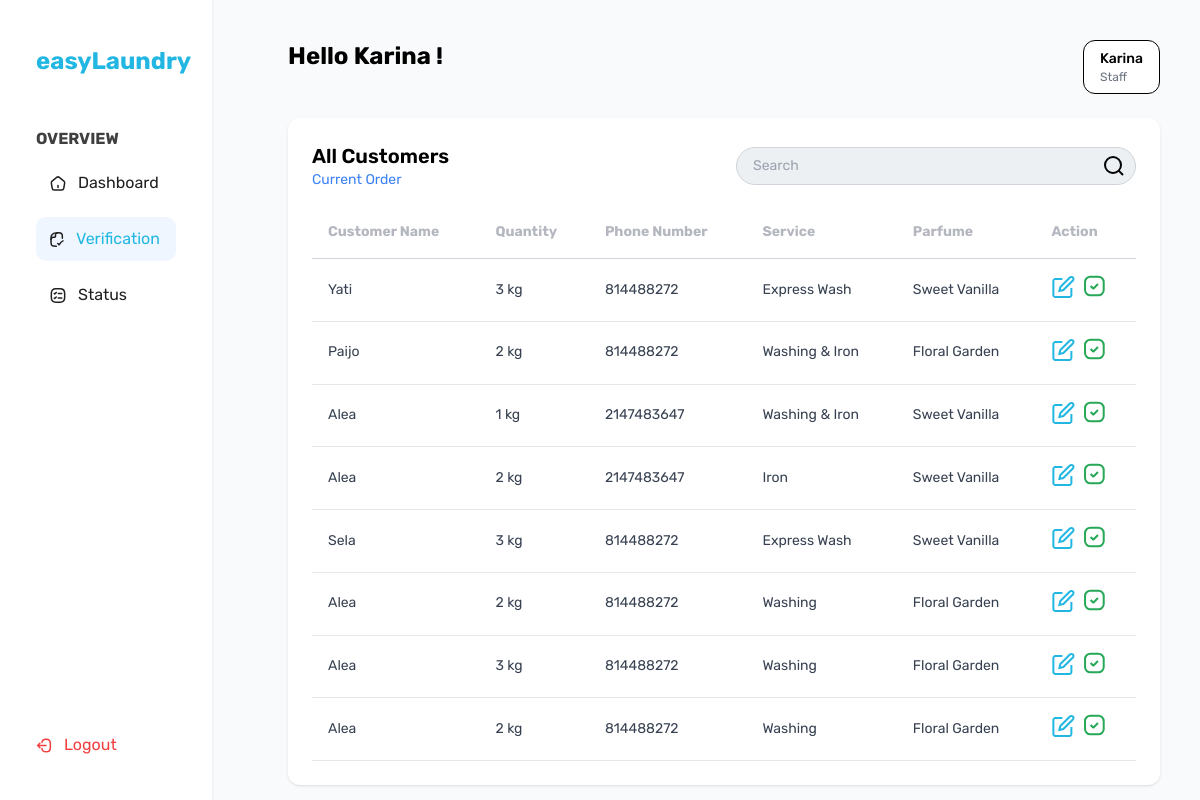
The app's page /karyawan/verifikasi.php (signed in) with its own data.
### tables this page shows
CREATE TABLE `karyawan` (
  `id` int(30) NOT NULL,
  `nama` varchar(50) NOT NULL,
  `email` varchar(30) NOT NULL,
  `password` varchar(10) NOT NULL
);

CREATE TABLE `pesanan` (
  `id` int(15) NOT NULL,
  `nama` varchar(100) NOT NULL,
  `layanan` varchar(30) NOT NULL,
  `berat` varchar(30) NOT NULL,
  `total_harga` int(50) NOT NULL,
  `no_telp` int(30) NOT NULL,
  `tgl` date NOT NULL,
  `parfum` varchar(50) NOT NULL,
  `pembayaran` enum('Unpaid','Paid','','') NOT NULL DEFAULT 'Unpaid',
  `status` enum('Process','Finished','','') NOT NULL DEFAULT 'Process',
  `id_pelanggan` int(11) DEFAULT NULL,
  `id_karyawan` int(11) DEFAULT NULL
);

### karyawan/verifikasi.php (the view, shortened to what this page needs)
<?php
include '../koneksi.php';
$nama = $_SESSION['nama'];
$queryKaryawan = mysqli_query($connect, "SELECT * FROM karyawan WHERE nama = '$nama'");
$karyawan = mysqli_fetch_assoc($queryKaryawan);
$queryPesanan = mysqli_query($connect, "SELECT * FROM pesanan WHERE status = 'Process'");
?>
<!DOCTYPE html>
<html lang="en">
<head>
  <script src="https://cdn.tailwindcss.com"></script>
</head>
<body class="flex bg-gray-50 min-h-screen">
  <?php include 'sidebarkaryawan.php'; ?>
  <main class="ml-[3%] w-[80%] max-h-screen overflow-y-auto p-10">
    <div class="flex justify-between items-start mb-6">
      <h1 class="text-2xl font-bold">Hello <?= htmlspecialchars($karyawan['nama']) ?> !</h1>
      <div class="bg-white px-4 py-2 text-right border border-black rounded-xl">
        <p class="text-sm font-medium text-left"><?= htmlspecialchars($karyawan['nama']) ?></p>
        <p class="text-xs text-gray-500 text-left">Staff</p>
      </div>
    </div>
    <section class="bg-white rounded-xl shadow p-6">
      <div class="flex justify-between items-center mb-4">
        <div>
          <h2 class="text-xl font-semibold">All Customers</h2>
          <p class="text-sm text-blue-500">Current Order</p>
        </div>
        <div class="relative">
          <input type="text" id="searchInput" placeholder="Search"
            class="pl-4 pr-10 py-2 w-[400px] text-sm rounded-full bg-[#ECF0F3] border border-gray-300 focus:outline-none focus:ring-2 focus:ring-blue-400" />
          <div class="absolute inset-y-0 right-3 flex items-center pointer-events-none">
          </div>
        </div>
      </div>
      <div class="overflow-x-auto">
        <table class="min-w-full text-sm" id="orderTable">
          <thead>
            <tr class="border-b border-gray-300 text-left text-[#B5B7C0] font-normal">
              <th class="py-4 px-4">Customer Name</th>
              <th class="py-4 px-4">Quantity</th>
              <th class="py-4 px-4">Phone Number</th>
              <th class="py-4 px-4">Service</th>
              <th class="py-4 px-4">Parfume</th>
              <th class="py-4 px-4">Action</th>
            </tr>
          </thead>
          <tbody class="text-gray-700">
            <?php while ($pesanan = mysqli_fetch_assoc($queryPesanan)) : ?>
              <tr class="border-b border-gray-200 leading-relaxed">
                <td class="py-4 px-4"><?= htmlspecialchars($pesanan['nama']) ?></td>
                <td class="py-4 px-4"><?= htmlspecialchars($pesanan['berat']) ?> kg</td>
                <td class="py-4 px-4"><?= htmlspecialchars($pesanan['no_telp']) ?></td>
                <td class="py-4 px-4"><?= htmlspecialchars($pesanan['layanan']) ?></td>
                <td class="py-4 px-4"><?= htmlspecialchars($pesanan['parfum']) ?></td>
                <td class="py-4 px-4 flex gap-2">
                  <a href="javascript:void(0);"
                     onclick='openOrder(<?= json_encode($pesanan) ?>)'
                     title="Edit">
                  </a>
                  <form method="POST" action="edit_order.php" class="inline-block">
                    <button type="submit" title="Simpan">
                    </button>
                  </form>
                </td>
              </tr>
            <?php endwhile; ?>
          </tbody>
        </table>
      </div>
    </section>
  </main>
</body>
</html>

### karyawan/verifikasi.php (style rules this page uses)
body { font-family: 'Rubik'; }

### karyawan/sidebarkaryawan.php (style rules this page uses)
:root { --gray-1: #333333; --primary-color-gray-10: #FFFFFF; --primary-color-gray-100: #202020; --primary-color-gray-90: #3F3F3F; --white: #FFFFFF; --blue: #21B7E2; --light-blue: #D0F6FF; --red: #F13E3E; }

### records on screen
karyawan: nama "Karina"
pesanan: nama "Yati", berat "3", no_telp "814488272", layanan "Express Wash", parfum "Sweet Vanilla"
pesanan: nama "Paijo", berat "2", no_telp "814488272", layanan "Washing & Iron", parfum "Floral Garden"
pesanan: nama "Alea", berat "1", no_telp "2147483647", layanan "Washing & Iron", parfum "Sweet Vanilla"
pesanan: nama "Alea", berat "2", no_telp "2147483647", layanan "Iron", parfum "Sweet Vanilla"
pesanan: nama "Sela", berat "3", no_telp "814488272", layanan "Express Wash", parfum "Sweet Vanilla"
pesanan: nama "Alea", berat "2", no_telp "814488272", layanan "Washing", parfum "Floral Garden"
pesanan: nama "Alea", berat "3", no_telp "814488272", layanan "Washing", parfum "Floral Garden"
pesanan: nama "Alea", berat "2", no_telp "814488272", layanan "Washing", parfum "Floral Garden"
